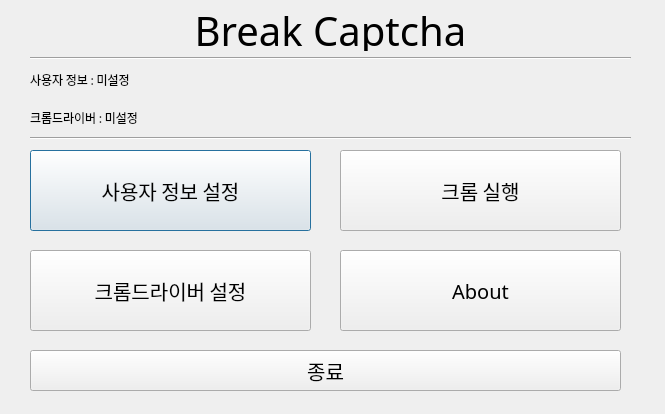
<?xml version="1.0" encoding="UTF-8"?>
<ui version="4.0">
 <class>Dialog</class>
 <widget class="QDialog" name="Dialog">
  <property name="geometry">
   <rect>
    <x>0</x>
    <y>0</y>
    <width>665</width>
    <height>414</height>
   </rect>
  </property>
  <property name="windowTitle">
   <string>Dialog</string>
  </property>
  <widget class="QLabel" name="title">
   <property name="geometry">
    <rect>
     <x>30</x>
     <y>10</y>
     <width>601</width>
     <height>41</height>
    </rect>
   </property>
   <property name="font">
    <font>
     <family>Tmon몬소리OTF Black</family>
     <pointsize>30</pointsize>
     <weight>50</weight>
     <bold>false</bold>
     <strikeout>false</strikeout>
     <stylestrategy>PreferDefault</stylestrategy>
     <kerning>true</kerning>
    </font>
   </property>
   <property name="mouseTracking">
    <bool>false</bool>
   </property>
   <property name="autoFillBackground">
    <bool>false</bool>
   </property>
   <property name="text">
    <string>Break Captcha</string>
   </property>
   <property name="alignment">
    <set>Qt::AlignCenter</set>
   </property>
  </widget>
  <widget class="QLabel" name="userLabel">
   <property name="geometry">
    <rect>
     <x>30</x>
     <y>70</y>
     <width>591</width>
     <height>20</height>
    </rect>
   </property>
   <property name="font">
    <font>
     <family>나눔바른고딕</family>
    </font>
   </property>
   <property name="text">
    <string>사용자 정보 : 미설정</string>
   </property>
  </widget>
  <widget class="QLabel" name="chromeLabel">
   <property name="geometry">
    <rect>
     <x>30</x>
     <y>110</y>
     <width>591</width>
     <height>16</height>
    </rect>
   </property>
   <property name="font">
    <font>
     <family>나눔바른고딕</family>
    </font>
   </property>
   <property name="text">
    <string>크롬드라이버 : 미설정</string>
   </property>
  </widget>
  <widget class="QPushButton" name="personInfoSetButton">
   <property name="geometry">
    <rect>
     <x>30</x>
     <y>150</y>
     <width>281</width>
     <height>81</height>
    </rect>
   </property>
   <property name="font">
    <font>
     <family>경기천년제목V Bold</family>
     <pointsize>15</pointsize>
    </font>
   </property>
   <property name="text">
    <string>사용자 정보 설정</string>
   </property>
  </widget>
  <widget class="QPushButton" name="openChromeButton">
   <property name="geometry">
    <rect>
     <x>340</x>
     <y>150</y>
     <width>281</width>
     <height>81</height>
    </rect>
   </property>
   <property name="font">
    <font>
     <family>경기천년제목V Bold</family>
     <pointsize>15</pointsize>
    </font>
   </property>
   <property name="text">
    <string>크롬 실행</string>
   </property>
   <property name="checkable">
    <bool>false</bool>
   </property>
  </widget>
  <widget class="QPushButton" name="chromeSetButton">
   <property name="geometry">
    <rect>
     <x>30</x>
     <y>250</y>
     <width>281</width>
     <height>81</height>
    </rect>
   </property>
   <property name="font">
    <font>
     <family>경기천년제목V Bold</family>
     <pointsize>15</pointsize>
    </font>
   </property>
   <property name="text">
    <string>크롬드라이버 설정</string>
   </property>
  </widget>
  <widget class="QPushButton" name="aboutButton">
   <property name="geometry">
    <rect>
     <x>340</x>
     <y>250</y>
     <width>281</width>
     <height>81</height>
    </rect>
   </property>
   <property name="font">
    <font>
     <family>경기천년제목V Bold</family>
     <pointsize>15</pointsize>
     <weight>50</weight>
     <italic>false</italic>
     <bold>false</bold>
    </font>
   </property>
   <property name="text">
    <string>About</string>
   </property>
  </widget>
  <widget class="QPushButton" name="exitButton">
   <property name="geometry">
    <rect>
     <x>30</x>
     <y>350</y>
     <width>591</width>
     <height>41</height>
    </rect>
   </property>
   <property name="font">
    <font>
     <family>경기천년제목V Bold</family>
     <pointsize>15</pointsize>
    </font>
   </property>
   <property name="text">
    <string>종료</string>
   </property>
  </widget>
  <widget class="Line" name="line">
   <property name="geometry">
    <rect>
     <x>30</x>
     <y>130</y>
     <width>601</width>
     <height>16</height>
    </rect>
   </property>
   <property name="orientation">
    <enum>Qt::Horizontal</enum>
   </property>
  </widget>
  <widget class="Line" name="line_2">
   <property name="geometry">
    <rect>
     <x>30</x>
     <y>50</y>
     <width>601</width>
     <height>16</height>
    </rect>
   </property>
   <property name="orientation">
    <enum>Qt::Horizontal</enum>
   </property>
  </widget>
 </widget>
 <tabstops>
  <tabstop>personInfoSetButton</tabstop>
  <tabstop>openChromeButton</tabstop>
  <tabstop>chromeSetButton</tabstop>
  <tabstop>aboutButton</tabstop>
  <tabstop>exitButton</tabstop>
 </tabstops>
 <resources/>
 <connections/>
</ui>
